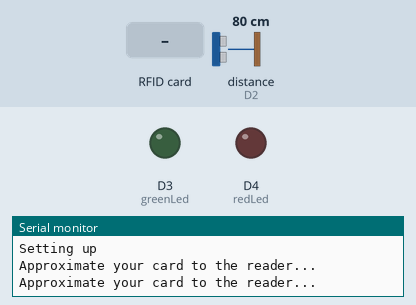
Bench run of a sketch on a simulated Arduino MKR. Parts: output pins drawn as LEDs (lit = HIGH), the last lines printed to the serial monitor. The test bench sets the inputs (shaded band); at power-on: distance to the obstacle (sensor on D2) 80 cm. The echo pulse lasts 58.3 µs per cm; pins used as bus, display or sensor lines are not drawn.

Above: at 1.2 s.
1.3 s: RFID card 22 04 9F 22 held to the reader
3.6 s: distance to the obstacle (sensor on D2) set to 78 cm
At 4.4 s:
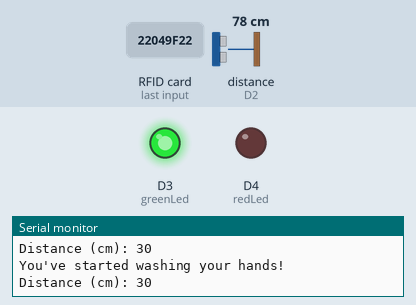
At 5.5 s:
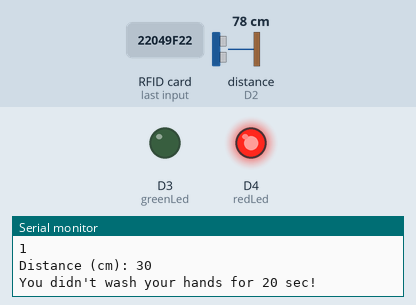
Timing chart, 0 to 7.0 s (numbered marks = the images above; inputs shaded):
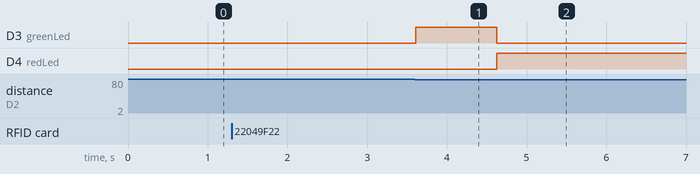

Measured:
- the behaviour switches between 79 and 78 cm on distance to the obstacle (sensor on D2) (found by bisection; images 0 and 1)
- after the input at 3.6 s, D3 (greenLed): LOW → HIGH at once, → LOW 1.0 s later; D4 (redLed): LOW → HIGH after 1.0 s

The sketch:

lean.ino
```cpp
#define BLYNK_TEMPLATE_ID "TMPL218Ty8Oq4"
#define BLYNK_TEMPLATE_NAME "rfid"
#define BLYNK_AUTH_TOKEN "QftorMWxl0LbMD91aep7DUraakIdR9i4"
#define SS_PIN 6
#define RST_PIN 7
#include <SPI.h>
#include <MFRC522.h>
#include <Servo.h>
#include <WiFiNINA.h>
#include <BlynkSimpleWiFiNINA.h>
//pin constants
const int greenLed = 3;
const int redLed = 4;
const int trigPin = 5;
const int echoPin = 2;
MFRC522 mfrc522(SS_PIN, RST_PIN);   // Create MFRC522 instance.
//wifi info
char ssid[] = "Michael's iPhone";
char pass[] = "pogpog21";
//initialing vars
long duration;
int distance;
int initDist;
int time = 0;
bool started = false;
const int threshold = 30;

void setup() {
  Serial.begin(9600);   // Initiate a serial communication
  Serial.println("Setting up");
  pinMode(greenLed, OUTPUT);
  pinMode(redLed, OUTPUT);
  pinMode(trigPin, OUTPUT); // Sets the trigPin as an Output
  pinMode(echoPin, INPUT); // Sets the echoPin as an Input
  SPI.begin();      // Initiate  SPI bus
  mfrc522.PCD_Init();   // Initiate MFRC522
  //Blynk.begin(BLYNK_AUTH_TOKEN, ssid, pass);
  //Blynk.virtualWrite(V0, "rfid number");
}
void loop() {
  Serial.println("Approximate your card to the reader...");
  // Look for new cards
  if (!mfrc522.PICC_IsNewCardPresent()) {
    delay(1000);
    return;
  }
  // Select one of the cards
  if (!mfrc522.PICC_ReadCardSerial()) {
    delay(1000);
    return;
  }
  String content= "";
  for (byte i = 0; i < mfrc522.uid.size; i++) {
    Serial.print(mfrc522.uid.uidByte[i] < 0x10 ? " 0" : " ");
    Serial.print(mfrc522.uid.uidByte[i], HEX);
    content.concat(String(mfrc522.uid.uidByte[i] < 0x10 ? " 0" : " "));
    content.concat(String(mfrc522.uid.uidByte[i], HEX));
  }
  Serial.println();
  Serial.print("Message : ");
  content.toUpperCase();
  //Blynk.virtualWrite(V0, content);
  if (content.substring(1) == "22 04 9F 22") {
    handWash();
  }
}
int calcDist() {
  // Clears the trigPin
  digitalWrite(trigPin, LOW);
  delayMicroseconds(2);
  // Sets the trigPin on HIGH state for 10 micro seconds
  digitalWrite(trigPin, HIGH);
  delayMicroseconds(10);
  digitalWrite(trigPin, LOW);
  // Reads the echoPin, returns the sound wave travel time in microseconds
  duration = pulseIn(echoPin, HIGH);
  // Calculating the distance
  distance = duration / 74 / 2;
  // Prints the distance on the Serial Monitor
  Serial.print("Distance (cm): ");
  Serial.println(distance);
  return distance;
}
void handWash() {
  //Show UID on serial monitor
  Serial.println("Welcome Michael! Start washing hands");
  while (calcDist() > threshold) {
    continue;
  };
  startTimer();
  Serial.println("You've started washing your hands!");
  time = 0;
  if (started) {
    digitalWrite(greenLed, HIGH);
    if (calcDist() > threshold) {
      Serial.println("Keep washing your hands!");
      started = false;
      digitalWrite(greenLed, LOW);
      digitalWrite(redLed, HIGH);
      //blinkRed();
      delay(50000);
    } else {
      delay(1000);
      time++;
      calcDist();
      Serial.println(time);
      digitalWrite(redLed, LOW);
      while (calcDist() < threshold) {
        cont();
      }
      Serial.println("You didn't wash your hands for 20 sec!");
      started = false;
      digitalWrite(greenLed, LOW);
      digitalWrite(redLed, HIGH);
      //blinkRed();
      delay(50000);
    }
  } else {
    digitalWrite(greenLed, LOW);
  }
}
void cont() {
  delay(1000);
  time++;
  Serial.println(time);
  if (time == 10) {
    Serial.println("You've washed your hands for 10 sec! Good stuff!");
    delay(100000);
  }
}

void startTimer() {
  started = true;
}
void blinkRed() {
  for (int i = 0; i < 3; i++) {
    digitalWrite(redLed, HIGH);
    delay(100);
    digitalWrite(redLed, LOW);
    delay(100);
  }
}
```
